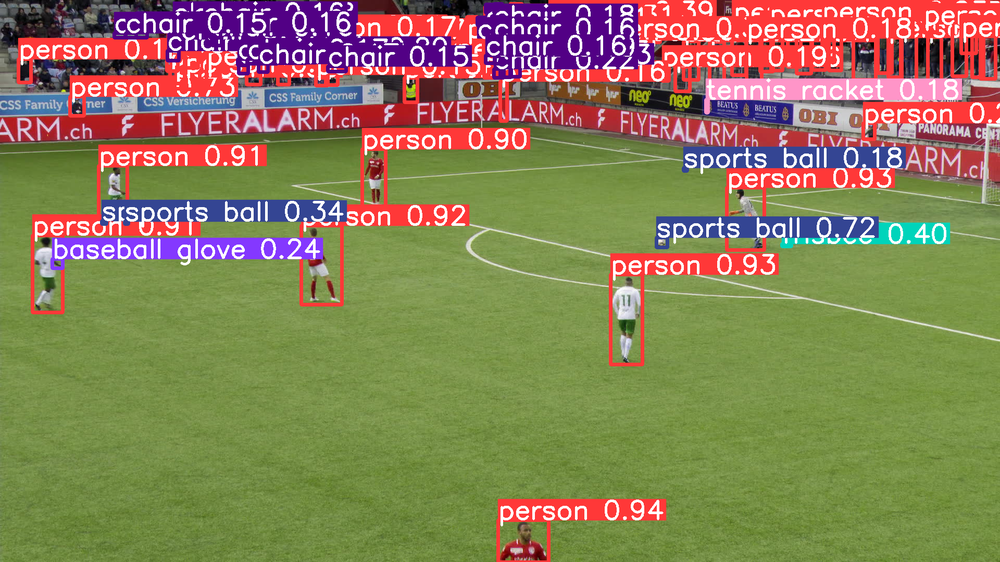
#> input picture test_detection_sahi.png, 1000 x 562 px, shrunk from 1920 x 1080 before the run
$ python homography_picker.py --frame ../../../test_detection_sahi.png --pitch ../../../vis_frame_001.jpg
#> lines starting #> are read from the running program, lines starting #| are printed output that depends on the picture; after the words box and inside, x2 and y2 are one past the last pixel; in counts of white or black regions, pixels touching at a corner belong together
"""
homography_picker.py
--------------------
A robust, interactive tool to compute the Homography matrix H that maps
image-space coordinates (broadcast video frame) to metric pitch coordinates
(2D tactical board).

Usage:
    python3 src/goalx/ps1_cv/homography_picker.py \
        --frame data/raw_videos/tracking/test/SNMOT-116/img1/000001.jpg \
        --pitch data/pitch_map.png \
        --out   data/homography_data.npz

Output:
    A .npz file containing:
        H          : (3, 3) float32  — the Homography matrix
        frame_pts  : (N, 2) float32  — clicked points on the video frame
        pitch_pts  : (N, 2) float32  — corresponding points on the 2D pitch
        status     : (N, 1) uint8    — RANSAC inlier mask (1 = inlier)
"""

import cv2
import numpy as np
import os
import argparse


# ─────────────────────────────────────────────────────────────────
#  Helpers
# ─────────────────────────────────────────────────────────────────

COLORS = {
    "red":    (0,   0,   255),   # video frame points
    "blue":   (255, 0,   0),     # pitch points
    "yellow": (0,   255, 255),   # projected / sanity
    "green":  (0,   255, 0),
    "white":  (255, 255, 255),
}

FONT       = cv2.FONT_HERSHEY_SIMPLEX
FONT_SCALE = 0.75
THICKNESS  = 2


# [7 lines left out: function _draw_point, not called in this run]


def _draw_hud(img: np.ndarray, n_current: int, n_target: int,
              label: str, hint: str = "") -> None:
    """
    Overlay a semi-transparent HUD at the bottom of the image so the
    operator can always see how many points have been collected.
    """
    h, w = img.shape[:2]
    bar_h = 48
    overlay = img.copy()
    cv2.rectangle(overlay, (0, h - bar_h), (w, h), (30, 30, 30), -1)
    cv2.addWeighted(overlay, 0.6, img, 0.4, 0, img)

    text = f"  {label}  |  Points: {n_current}/{n_target}  |  {hint}"
    cv2.putText(img, text, (10, h - 14), FONT, 0.6,
                COLORS["white"], 1, cv2.LINE_AA)


# ─────────────────────────────────────────────────────────────────
#  HomographyPicker
# ─────────────────────────────────────────────────────────────────

class HomographyPicker:
    """
    Interactive point-picker that computes H from N >= 4 correspondences.

    Session flow
    ─────────────
    Phase 1  →  Click N points on the video frame.
                Left-click  : add point
                Backspace   : undo last point
                Enter/Space : confirm and advance to Phase 2

    Phase 2  →  Click the same N points on the 2D pitch map.
                (Same undo shortcut available.)
                Completes automatically once N points are collected.

    Phase 3  →  Compute H via RANSAC findHomography.

    Phase 4  →  Sanity check: warpPerspective the video frame onto the
                pitch canvas and blend — visual alignment check.

    Phase 5  →  Persist results to .npz.
    """

    MIN_POINTS = 4

    def __init__(self, frame_path: str, pitch_path: str, out_path: str):
        self.frame_path = frame_path
        self.pitch_path = pitch_path
        self.out_path   = out_path

        self.frame_points: list[tuple] = []
        self.pitch_points: list[tuple] = []

        # Working copies for drawing — rebuilt on undo
        self._frame_canvas: np.ndarray | None = None
        self._pitch_canvas: np.ndarray | None = None
        self._win_name: str = ""

    # ──────────────────────────────────────────
    #  Internal helpers
    # ──────────────────────────────────────────

    def _load_clean(self, path: str) -> np.ndarray:
        """Load a fresh BGR copy of the image."""
        img = cv2.imread(path)
        if img is None:
            raise FileNotFoundError(f"Cannot read image: {path}")
        return img

    def _redraw_frame_canvas(self) -> None:
        """Rebuild frame canvas from scratch to support undo."""
        self._frame_canvas = self._load_clean(self.frame_path)
        for i, pt in enumerate(self.frame_points):
            _draw_point(self._frame_canvas, pt, i + 1, COLORS["red"])
        n_target = max(self.MIN_POINTS, len(self.frame_points))
        _draw_hud(self._frame_canvas, len(self.frame_points), n_target,
                  "VIDEO FRAME",
                  "LClick=add  Backspace=undo  Enter=confirm")
        cv2.imshow(self._win_name, self._frame_canvas)

    # [25 lines left out: functions _redraw_pitch_canvas, _cb_frame, _cb_pitch, not called in this run]

    # ──────────────────────────────────────────
    #  Phase 1 — pick frame points
    # ──────────────────────────────────────────

    def _phase1_pick_frame(self) -> bool:
        self._win_name = "Phase 1 - Video Frame"
        cv2.namedWindow(self._win_name, cv2.WINDOW_NORMAL)
        self._redraw_frame_canvas()
        cv2.waitKey(10)
        cv2.setMouseCallback(self._win_name, self._cb_frame)


        print("\n" + "═" * 60)
        print("  PHASE 1: Click landmarks on the VIDEO FRAME")
        print("  ─────────────────────────────────────────────")
        print("  • Minimum 4 points  (6-8 recommended for better accuracy)")
        print("  • Use line intersections: penalty box corners, goal line")
        print("  • Left-click  = add point")
        print("  • Backspace   = undo last point")
        print("  • Enter/Space = confirm and continue")
        print("═" * 60)

        while True:
            key = cv2.waitKey(20) & 0xFF

            if key == 8:  # Backspace — undo
                if self.frame_points:
                    self.frame_points.pop()
                    print(f"  ↩  Undid last point. ({len(self.frame_points)} remaining)")
                    self._redraw_frame_canvas()

            elif key in (13, 32):  # Enter or Space — confirm
                if len(self.frame_points) >= self.MIN_POINTS:
                    break
                else:
                    print(f"  ⚠  Need at least {self.MIN_POINTS} points. "
                          f"You have {len(self.frame_points)}.")

            elif key in (27, ord('q')):  # ESC / q — abort
                print("  Cancelled by user.")
                cv2.destroyAllWindows()
                return False

        cv2.destroyAllWindows()
        print(f"  ✔  Confirmed {len(self.frame_points)} frame points.\n")
        return True

    # ──────────────────────────────────────────
    #  Phase 2 — pick pitch points
    # ──────────────────────────────────────────

    # [122 lines left out: functions _phase2_pick_pitch, _phase3_compute, _phase4_sanity, _phase5_save, not called in this run]

    # ──────────────────────────────────────────
    #  Public entry-point
    # ──────────────────────────────────────────

    def run(self) -> None:
        # Validate paths upfront
        for p in (self.frame_path, self.pitch_path):
            if not os.path.exists(p):
                raise FileNotFoundError(f"Input not found: {p}")

        print("\n  goalX — Homography Picker")
        print("  " + "─" * 40)

        if not self._phase1_pick_frame():
#> in _load_clean, img is the input picture: shape (562, 1000, 3); mean B, G, R 88.2, 126.8, 137.9
#> in _draw_hud, `cv2.rectangle(overlay, (0, h - bar_h), (w, h), (30, 30, 30), -1)`:
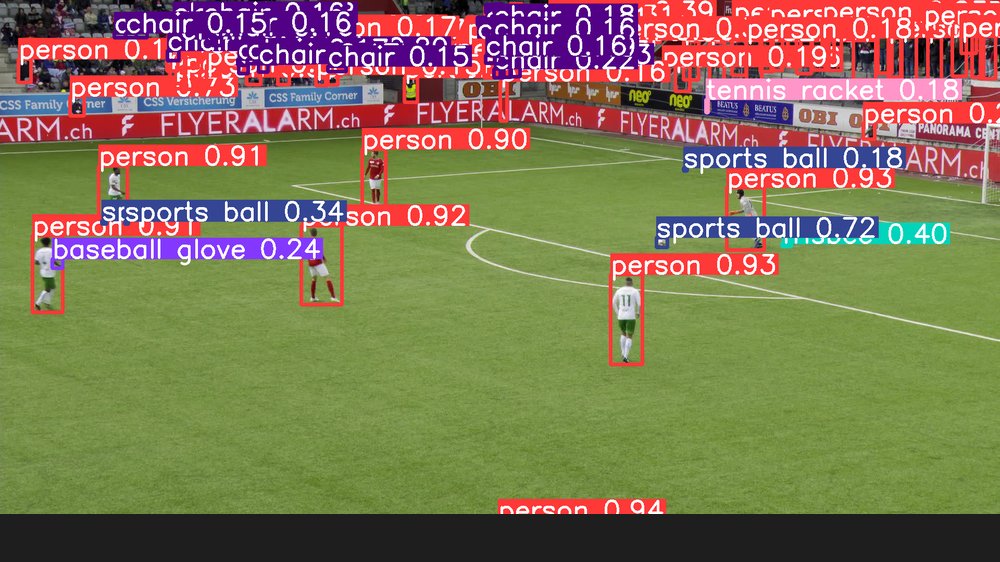
#> overlay: shape (562, 1000, 3); 8.54% of pixels changed, all inside (x1, y1, x2, y2) = (0, 514, 1000, 562)
#> in _draw_hud, `cv2.putText(img, text, (10, h - 14), FONT, 0.6, COLORS["white"], 1, cv..`:
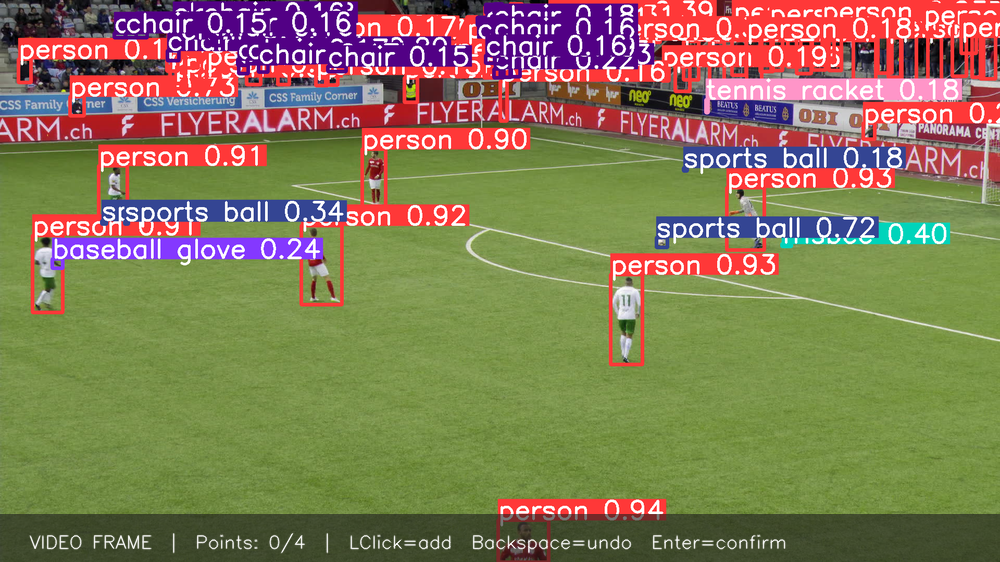
#> img: shape (562, 1000, 3); mean B, G, R 87.2, 122, 134.1
#> (key q is pressed here)
            return
        if not self._phase2_pick_pitch():
            return

        H, status, src_pts, dst_pts = self._phase3_compute()
        if H is None:
            return

        self._phase4_sanity(H)
        self._phase5_save(H, status, src_pts, dst_pts)

        print("  ✅  Pipeline complete.")
        print("  Next step: run project_tracks.py with --homography data/homography_data.npz\n")


# ─────────────────────────────────────────────────────────────────
#  CLI
# ─────────────────────────────────────────────────────────────────

def _parse_args():
    p = argparse.ArgumentParser(
        description="Interactive homography point-picker for goalX."
    )
    p.add_argument("--frame",  required=True,
                   help="Path to a single broadcast video frame (.jpg/.png)")
    p.add_argument("--pitch",  required=True,
                   help="Path to the 2D metric pitch map (from draw_pitch.py)")
    p.add_argument("--out",    default="data/homography_data.npz",
                   help="Output .npz path  (default: data/homography_data.npz)")
    p.add_argument("--min-pts", type=int, default=4,
                   help="Minimum correspondence points  (default: 4)")
    return p.parse_args()


if __name__ == "__main__":
    args = _parse_args()
    HomographyPicker.MIN_POINTS = args.min_pts
    picker = HomographyPicker(args.frame, args.pitch, args.out)
    picker.run()

$ run again, on vis_frame_350.jpg
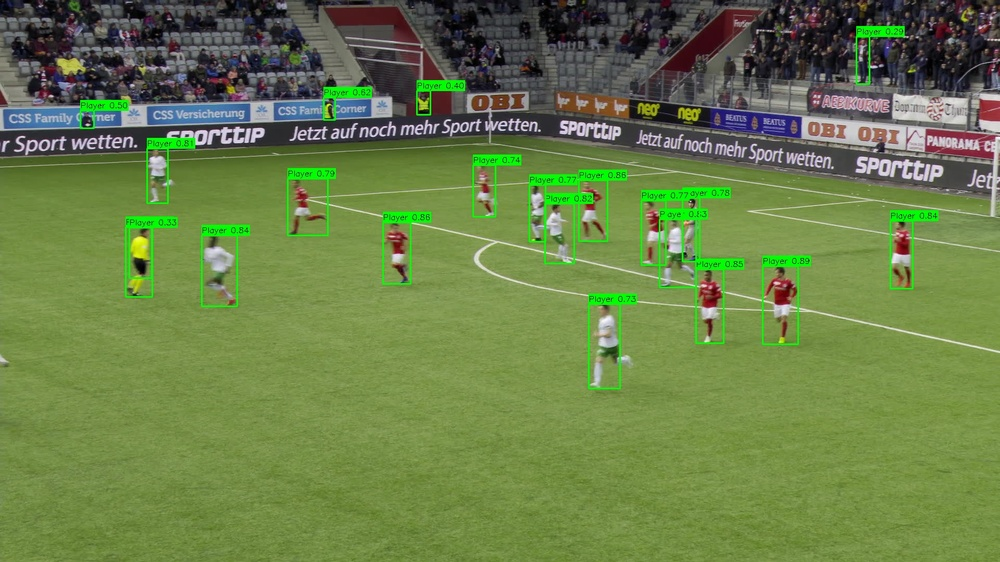
#> input picture vis_frame_350.jpg, 1000 x 562 px, shrunk from 1920 x 1080 before the run
#> in _load_clean, img is the input picture: shape (562, 1000, 3); mean B, G, R 72.8, 127.5, 106.2
#> in _draw_hud, `cv2.rectangle(overlay, (0, h - bar_h), (w, h), (30, 30, 30), -1)`:
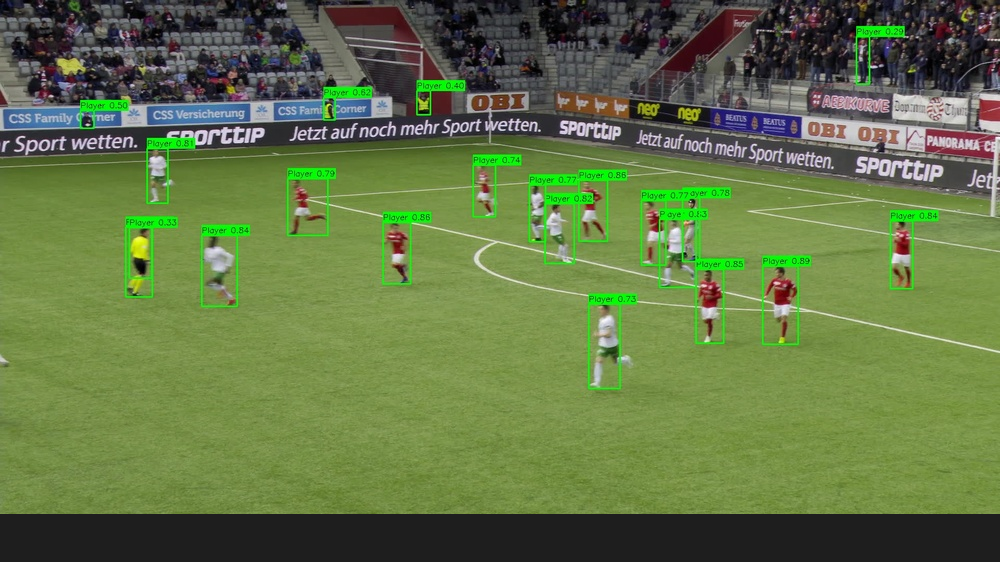
#> overlay: shape (562, 1000, 3); 8.54% of pixels changed, all inside (x1, y1, x2, y2) = (0, 514, 1000, 562)
#> in _draw_hud, `cv2.putText(img, text, (10, h - 14), FONT, 0.6, COLORS["white"], 1, cv..`:
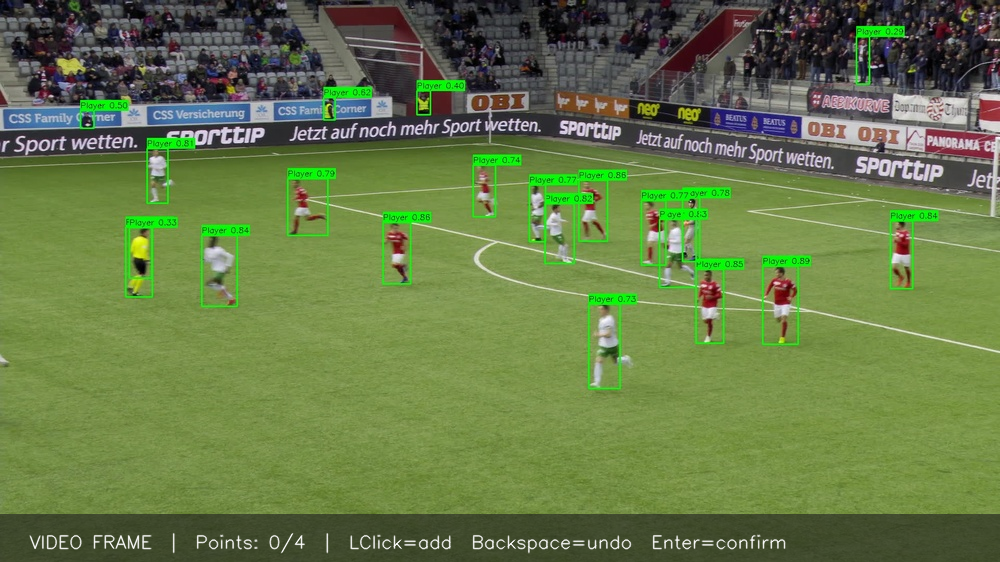
#> img: shape (562, 1000, 3); mean B, G, R 71.8, 122.6, 102.6

$ run again, on vis_frame_750.jpg
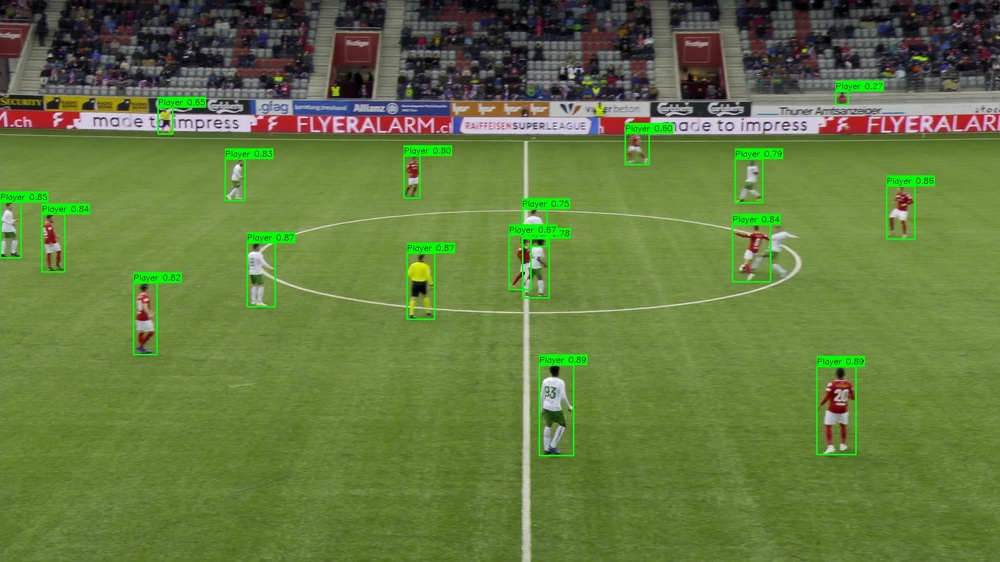
#> input picture vis_frame_750.jpg, 1000 x 562 px, shrunk from 1920 x 1080 before the run
#> in _load_clean, img is the input picture: shape (562, 1000, 3); mean B, G, R 64.7, 121.3, 100.7
#> in _draw_hud, `cv2.rectangle(overlay, (0, h - bar_h), (w, h), (30, 30, 30), -1)`:
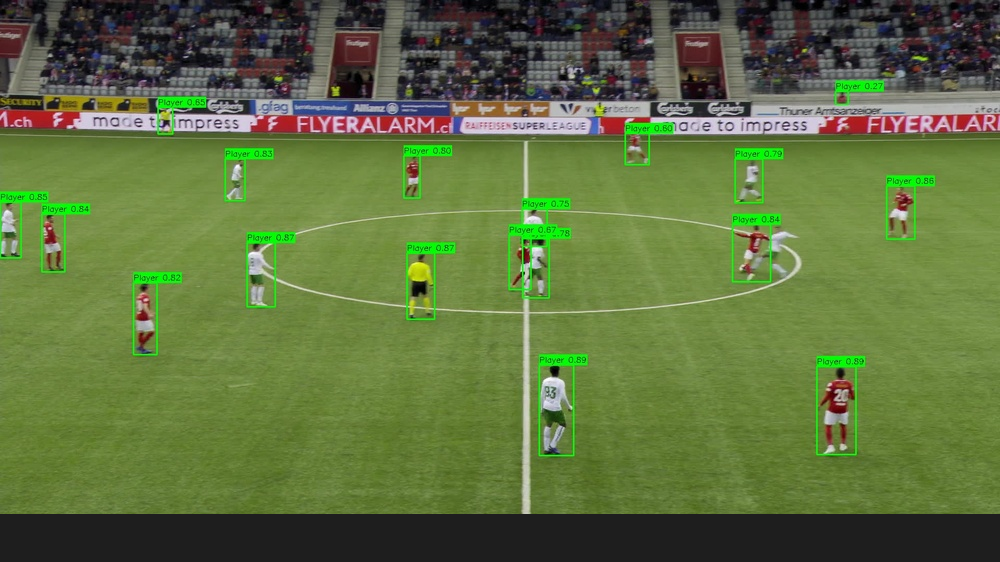
#> overlay: shape (562, 1000, 3); 8.54% of pixels changed, all inside (x1, y1, x2, y2) = (0, 514, 1000, 562)
#> in _draw_hud, `cv2.putText(img, text, (10, h - 14), FONT, 0.6, COLORS["white"], 1, cv..`:
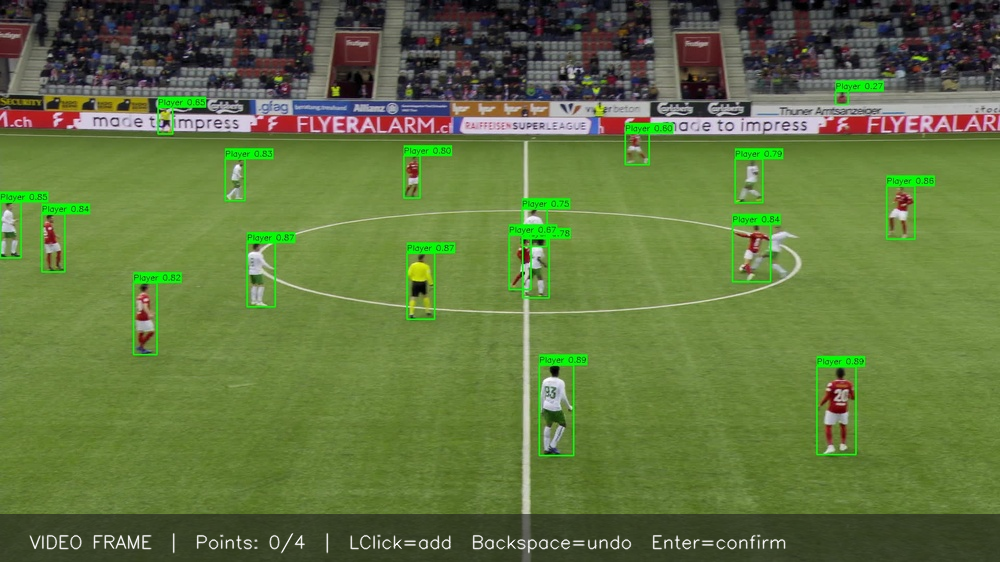
#> img: shape (562, 1000, 3); mean B, G, R 64.5, 117.4, 98.1
